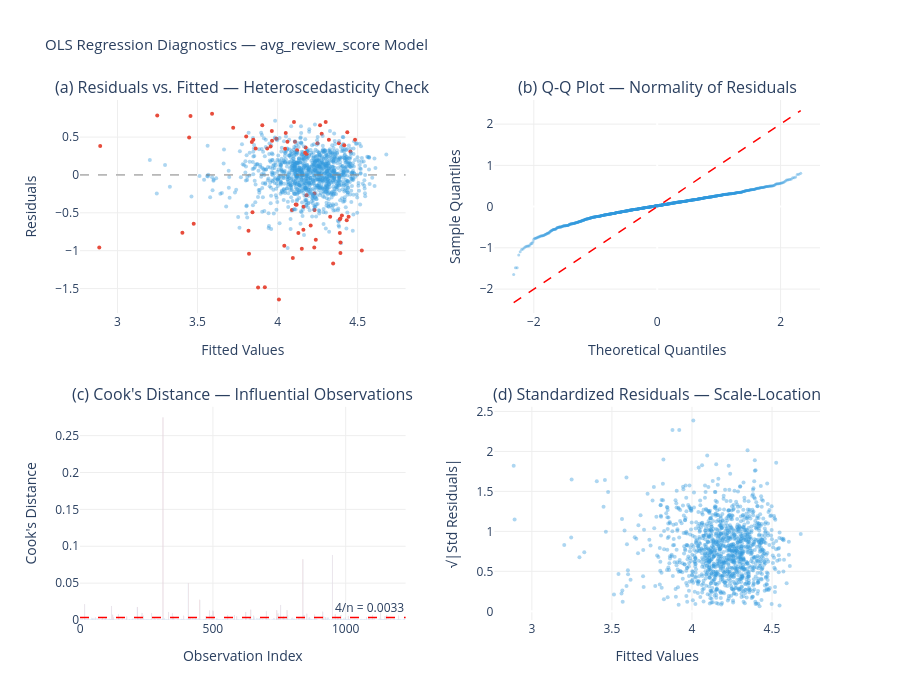

Notebook cell for this chart:
### Code cell
# 2x2 diagnostic plot grid
fig_diag = make_subplots(
    rows=2, cols=2,
    subplot_titles=(
        '(a) Residuals vs. Fitted — Heteroscedasticity Check',
        '(b) Q-Q Plot — Normality of Residuals',
        "(c) Cook's Distance — Influential Observations",
        '(d) Standardized Residuals — Scale-Location',
    ),
    vertical_spacing=0.18,
    horizontal_spacing=0.12,
)

influential_mask = cooks_d > cooks_threshold
point_colors = ['#e74c3c' if inf else 'rgba(52,152,219,0.4)' for inf in influential_mask]

# (a) Residuals vs Fitted
fig_diag.add_trace(
    go.Scatter(
        x=fitted, y=residuals,
        mode='markers', marker=dict(color=point_colors, size=4),
        hovertemplate='Fitted: %{x:.3f}<br>Residual: %{y:.3f}<extra></extra>',
        showlegend=False,
    ), row=1, col=1
)
fig_diag.add_hline(y=0, line_dash='dash', line_color='grey', line_width=1, row=1, col=1)

# (b) Q-Q plot
sorted_resid = np.sort(residuals.values)
theoretical_q = scipy_stats.norm.ppf(np.linspace(0.01, 0.99, len(sorted_resid)))
fig_diag.add_trace(
    go.Scatter(
        x=theoretical_q, y=sorted_resid,
        mode='markers', marker=dict(color='rgba(52,152,219,0.4)', size=3),
        showlegend=False,
        hovertemplate='Theoretical: %{x:.3f}<br>Sample: %{y:.3f}<extra></extra>'
    ), row=1, col=2
)
qq_min = min(theoretical_q.min(), sorted_resid.min())
qq_max = max(theoretical_q.max(), sorted_resid.max())
fig_diag.add_trace(
    go.Scatter(
        x=[qq_min, qq_max], y=[qq_min, qq_max],
        mode='lines', line=dict(color='red', dash='dash', width=1.5),
        showlegend=False
    ), row=1, col=2
)

# (c) Cook's distance
fig_diag.add_trace(
    go.Bar(
        x=list(range(len(cooks_d))),
        y=cooks_d,
        marker_color=['#e74c3c' if c > cooks_threshold else 'rgba(52,152,219,0.4)' for c in cooks_d],
        showlegend=False,
        hovertemplate='Obs %{x}<br>Cook\'s D: %{y:.5f}<extra></extra>'
    ), row=2, col=1
)
fig_diag.add_hline(y=cooks_threshold, line_dash='dash', line_color='red', line_width=1.5,
                   annotation_text=f'4/n = {cooks_threshold:.4f}',
                   annotation_position='top right', row=2, col=1)

# (d) Scale-location (sqrt abs standardized residuals vs fitted)
fig_diag.add_trace(
    go.Scatter(
        x=fitted, y=np.sqrt(np.abs(std_resid)),
        mode='markers', marker=dict(color='rgba(52,152,219,0.4)', size=4),
        showlegend=False,
        hovertemplate='Fitted: %{x:.3f}<br>√|Std Resid|: %{y:.3f}<extra></extra>'
    ), row=2, col=2
)

fig_diag.update_xaxes(title_text='Fitted Values', gridcolor='#eee', row=1, col=1)
fig_diag.update_yaxes(title_text='Residuals', gridcolor='#eee', row=1, col=1)
fig_diag.update_xaxes(title_text='Theoretical Quantiles', gridcolor='#eee', row=1, col=2)
fig_diag.update_yaxes(title_text='Sample Quantiles', gridcolor='#eee', row=1, col=2)
fig_diag.update_xaxes(title_text='Observation Index', gridcolor='#eee', row=2, col=1)
fig_diag.update_yaxes(title_text="Cook's Distance", gridcolor='#eee', row=2, col=1)
fig_diag.update_xaxes(title_text='Fitted Values', gridcolor='#eee', row=2, col=2)
fig_diag.update_yaxes(title_text='√|Std Residuals|', gridcolor='#eee', row=2, col=2)

fig_diag.update_layout(
    title=dict(text='OLS Regression Diagnostics — avg_review_score Model', font_size=15),
    plot_bgcolor='white', paper_bgcolor='white',
    height=700, margin=dict(t=100)
)

fig_diag.show()
print(f"Takeaway: The residual-vs-fitted plot shows mild heteroscedasticity "
      f"(variance narrows at higher fitted values, consistent with a bounded 1–5 scale). "
      f"{n_influential} observations ({n_influential/len(df):.1%}) exceed the Cook's D threshold but "
      f"none approach D=1, indicating no single observation dominates the regression.")

### Figure 1 — Plotly figure (JSON) as saved in the notebook; plotly's stock layout.template omitted (floating-point values rounded to 4 significant figures; data arrays with more than 128 entries replaced by an {"elided": "..."} marker saying what was removed)
{"data": [{"hovertemplate": "Fitted: %{x:.3f}<br>Residual: %{y:.3f}<extra></extra>", "marker": {"color": {"elided": "1226 str values"}, "size": 4}, "mode": "markers", "showlegend": false, "type": "scatter", "x": {"elided": "1226 float values"}, "xaxis": "x", "y": {"elided": "1226 float values"}, "yaxis": "y"}, {"hovertemplate": "Theoretical: %{x:.3f}<br>Sample: %{y:.3f}<extra></extra>", "marker": {"color": "rgba(52,152,219,0.4)", "size": 3}, "mode": "markers", "showlegend": false, "type": "scatter", "x": {"elided": "1226 float values"}, "xaxis": "x2", "y": {"elided": "1226 float values"}, "yaxis": "y2"}, {"line": {"color": "red", "dash": "dash", "width": 1.5}, "mode": "lines", "showlegend": false, "type": "scatter", "x": [-2.326, 2.326], "xaxis": "x2", "y": [-2.326, 2.326], "yaxis": "y2"}, {"hovertemplate": "Obs %{x}<br>Cook's D: %{y:.5f}<extra></extra>", "marker": {"color": {"elided": "1226 str values"}}, "showlegend": false, "type": "bar", "x": {"elided": "1226 int values"}, "xaxis": "x3", "y": {"elided": "1226 float values"}, "yaxis": "y3"}, {"hovertemplate": "Fitted: %{x:.3f}<br>√|Std Resid|: %{y:.3f}<extra></extra>", "marker": {"color": "rgba(52,152,219,0.4)", "size": 4}, "mode": "markers", "showlegend": false, "type": "scatter", "x": {"elided": "1226 float values"}, "xaxis": "x4", "y": {"elided": "1226 float values"}, "yaxis": "y4"}], "layout": {"annotations": [{"font": {"size": 16}, "showarrow": false, "text": "(a) Residuals vs. Fitted — Heteroscedasticity Check", "x": 0.22, "xanchor": "center", "xref": "paper", "y": 1.0, "yanchor": "bottom", "yref": "paper"}, {"font": {"size": 16}, "showarrow": false, "text": "(b) Q-Q Plot — Normality of Residuals", "x": 0.78, "xanchor": "center", "xref": "paper", "y": 1.0, "yanchor": "bottom", "yref": "paper"}, {"font": {"size": 16}, "showarrow": false, "text": "(c) Cook's Distance — Influential Observations", "x": 0.22, "xanchor": "center", "xref": "paper", "y": 0.41, "yanchor": "bottom", "yref": "paper"}, {"font": {"size": 16}, "showarrow": false, "text": "(d) Standardized Residuals — Scale-Location", "x": 0.78, "xanchor": "center", "xref": "paper", "y": 0.41, "yanchor": "bottom", "yref": "paper"}, {"showarrow": false, "text": "4/n = 0.0033", "x": 1, "xanchor": "right", "xref": "x3 domain", "y": 0.003263, "yanchor": "bottom", "yref": "y3"}], "height": 700, "margin": {"t": 100}, "paper_bgcolor": "white", "plot_bgcolor": "white", "shapes": [{"line": {"color": "grey", "dash": "dash", "width": 1}, "type": "line", "x0": 0, "x1": 1, "xref": "x domain", "y0": 0, "y1": 0, "yref": "y"}, {"line": {"color": "red", "dash": "dash", "width": 1.5}, "type": "line", "x0": 0, "x1": 1, "xref": "x3 domain", "y0": 0.003263, "y1": 0.003263, "yref": "y3"}], "title": {"font": {"size": 15}, "text": "OLS Regression Diagnostics — avg_review_score Model"}, "xaxis": {"anchor": "y", "domain": [0.0, 0.44], "gridcolor": "#eee", "title": {"text": "Fitted Values"}}, "xaxis2": {"anchor": "y2", "domain": [0.56, 1.0], "gridcolor": "#eee", "title": {"text": "Theoretical Quantiles"}}, "xaxis3": {"anchor": "y3", "domain": [0.0, 0.44], "gridcolor": "#eee", "title": {"text": "Observation Index"}}, "xaxis4": {"anchor": "y4", "domain": [0.56, 1.0], "gridcolor": "#eee", "title": {"text": "Fitted Values"}}, "yaxis": {"anchor": "x", "domain": [0.59, 1.0], "gridcolor": "#eee", "title": {"text": "Residuals"}}, "yaxis2": {"anchor": "x2", "domain": [0.59, 1.0], "gridcolor": "#eee", "title": {"text": "Sample Quantiles"}}, "yaxis3": {"anchor": "x3", "domain": [0.0, 0.41], "gridcolor": "#eee", "title": {"text": "Cook's Distance"}}, "yaxis4": {"anchor": "x4", "domain": [0.0, 0.41], "gridcolor": "#eee", "title": {"text": "√|Std Residuals|"}}}}
